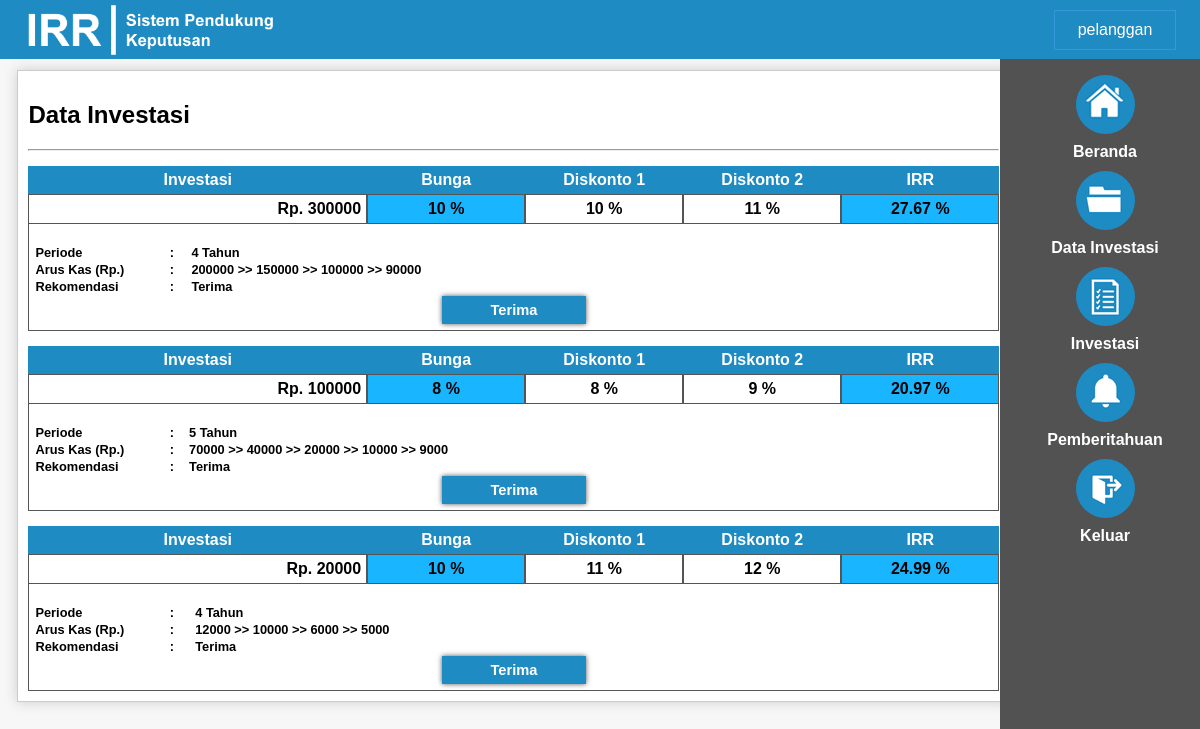
The app's page /?page=dat (signed in) with its own data.
### tables this page shows
CREATE TABLE IF NOT EXISTS `tbl_user` (
  `id_user` int(5) NOT NULL AUTO_INCREMENT,
  `username` varchar(20) NOT NULL,
  `password` varchar(50) NOT NULL,
  `fname` varchar(25) NOT NULL,
  `lname` varchar(25) NOT NULL,
  `address` varchar(35) NOT NULL,
  `email` varchar(40) NOT NULL,
  `phone` varchar(15) NOT NULL,
  `fb` varchar(25) NOT NULL,
  `twitter` varchar(25) NOT NULL,
  `level` enum('admin','eksekutif') NOT NULL DEFAULT 'eksekutif',
  PRIMARY KEY (`id_user`)
);

CREATE TABLE IF NOT EXISTS `tbl_inv` (
  `id_inv` int(5) NOT NULL AUTO_INCREMENT,
  `inves` bigint(20) NOT NULL,
  `bunga` int(11) NOT NULL,
  `df1` int(11) NOT NULL,
  `df2` int(11) NOT NULL,
  `irr` double NOT NULL,
  `periode` varchar(30) NOT NULL,
  `kas` varchar(150) NOT NULL,
  `jml_periode` int(5) NOT NULL,
  `rekomen` varchar(10) NOT NULL,
  `yn` enum('y','n') NOT NULL DEFAULT 'n',
  PRIMARY KEY (`id_inv`)
);

### index.php (called while the page is built, shortened)
<?php
$index = new index();
$index->lvl();
?>

### eksekutif/data.php (the view, shortened to what this page needs)
<link rel="stylesheet" href="css/data.css"  type="text/css" />
<link rel="stylesheet" href="css/flash.css"  type="text/css" />
<h2>Data Investasi</h2>
<hr />
<?php
$query = mysql_query("SELECT * FROM tbl_inv WHERE yn='n' ORDER BY id_inv DESC");
$jumlah = mysql_num_rows($query);
if (!empty($jumlah)){
	while($d = mysql_fetch_array($query)){
?>
	<table border="0" cellpadding="5" cellspacing="0">
	<thead>
		<tr>
			<td>Investasi</td>
			<td>Bunga</td>
			<td>Diskonto 1</td>
			<td>Diskonto 2</td>
			<td>IRR</td>
		</tr>
	</thead>
	<tbody>
		<tr>
			<td class="inves"><? echo 'Rp. '.$d['inves'];?></td>
			<td class="bung1"><? echo $d['bunga'].' &#37;';?></td>
			<td class="bung"><? echo $d['df1'].' &#37;';?></td>
			<td class="bung"><? echo $d['df2'].' &#37;';?></td>
			<td class="bung1"><? echo $d['irr'].' &#37;';?></td>
		</tr>
		<tr>
			<td colspan="5" class="sub-tabel">
				<table border="0" cellspacing="0">
				<tr class="per">
					<td class="per-contain">Periode</td>
					<td>:</td>
					<td><? echo $d['jml_periode'].' Tahun';?></td>
				</tr>
				<tr class="per">
					<td class="per-contain">Arus Kas (Rp.)</td>
					<td>:</td>
					<td><? echo $d['kas'];?></td>
				</tr>
				<tr class="per">
					<td class="per-contain">Rekomendasi</td>
					<td>:</td>
					<td><? echo $d['rekomen'];?></td>
				</tr>
				<tr>
					<td colspan="3" class="bung2" align="center">
						<button><a href="eksekutif/terima.php/?p=<? echo $d['id_inv'];?>&u=<? echo $data['id_user'];?>">Terima</a></button>
					</td>
				</tr>
				</table>
			</td>
		</tr>
	</tbody>
	</table>
<?php
	}
} else {
	die("TIDAK ADA DATA INVESTASI");
}
?>

### eksekutif/index.php (shortened to what this page needs)
<!DOCTYPE html>
<html>
<head>
	<link rel="stylesheet" href="css/dashboard.css"  type="text/css" />
	<link rel="stylesheet" href="css/pop.css" type="text/css" />
	<link rel="stylesheet" href="css/tootip.css"  type="text/css" />
</head>
<body>
<?php
$username = $_SESSION['username'];
$query = mysql_query("SELECT * FROM tbl_user WHERE username='$username'");
$data = mysql_fetch_array($query);
?>
<div class="header">
	<img class="logo" src="img/logo.png">
	<div class="user">
	<a href="#popup"><?php echo $data['username'];?></a>
	</div>
</div>
<div class="menu">
<ul>
	<a href="./" ><li><img src="img/beranda.png"><br/>Beranda</li></a>
	<a href="?page=dat"><li><img src="img/data.png"><br/>Data Investasi</a></li>
	<a href="?page=inv"><li><img src="img/investasi.png"><br/>Investasi</a></li>
	<a href="?page=notif"><li><img src="img/notif.png"><br/>Pemberitahuan</a></li>
	<a href="login/logout.php"><li><img src="img/keluar.png"><br/>Keluar</a></li>
</ul>
</div>
<div class="container">
<?php
$page	= isset($_GET['page']) ? $_GET['page'] : "";
if($page=="") {
	include "welcome.php";
} else if($page=="dat") {
	include "data.php";
} else if($page=="inv") {
	include "inv.php";
} else if($page=="notif") {
	include "notif.php";
}
?>
</div>
</body>
</html>

### css/dashboard.css (style rules this page uses)
html { font-family:Arial, Tahoma; background:#f7f7f7; }
.header { background-color:#1e8bc3; z-index:1; position:fixed; top:0px; left:0px; right:0px; }
.logo { margin:5px 0 0 2%; width:250px; height:50px; }
.user { border:1px solid #3498db; text-align:center; margin:10px 2% 0 0; padding:10px; float:right; width:100px; }
.user a { text-decoration:none; color:#fff; }
.menu { position:fixed; top:40px;right:0px;bottom:0px; background-color:#525252; width:14%; }
.menu a { text-decoration:none; display:block; }
.menu ul { list-style:none; margin-top:25px; }
.menu ul li { border:none; margin:0 0 0 -40px; -webkit-transition:margin 0.5s; -moz-transition:margin 0.5s; }
.menu ul a { color:#fff; font-weight:bold; margin-left:10px; text-align:center; }
.menu ul li img { margin:10px 0 5px 0px; border-radius:30px; }
.container { background:#fff; border:1px solid #ccc; box-shadow: 0 0 12px #ccc; margin: 70px 1% 5px 0.8%; width:82%; padding:10px; animation-name:jalan; animation-duration:0.5s; animation-delay:0s; animation-timing-function:linear; animation-direction:alternate; }
@media screen and (min-width:1124px) { .menu { width:200px; } }
@media screen and (min-width:1124px) { .container { width:82%; } }

### css/data.css (style rules this page uses)
table { width:100%; margin-top:15px; }
table thead { background:#1e8bc3; color:#fff; font-weight:bold; text-align:center; }
.inves { width:30%; text-align:right; font-weight:bold; border:1px solid #555; font-size:1.0em; }
.bung { width:14%; text-align:center; font-weight:bold; border:1px solid #555; font-size:1.0em; }
.bung1 { width:14%; text-align:center; font-weight:bold; border:1px solid #555; background:#19b5fe; font-size:1.0em; }
.sub-tabel { border:1px solid #555; border-top:none; }
.per { text-align:left; font-weight:bold; font-size:0.8em; }
.per-contain { width:14%; }
.bung2 button { background:#1e8bc3; border:1px solid #1e8bc3; padding:5px; width:15%; box-shadow:0 0 5px #555; -webkit-transition:border 0.5s; -moz-transition:border 0.5s; -webkit-transition:box-shadow 0.3s; -moz-transition:boxshadow 0.3s; }
.bung2 button a { text-decoration:none; color:#fff; font-weight:bold; font-size:1.1em; }

### records on screen
tbl_user: username "pelanggan"
tbl_inv: inves "300000", bunga "10", df1 "10", df2 "11", irr "27.67", jml_periode "4", kas "200000 >> 150000 >> 100000 >> 90000", rekomen "Terima"
tbl_inv: inves "100000", bunga "8", df1 "8", df2 "9", irr "20.97", jml_periode "5", kas "70000 >> 40000 >> 20000 >> 10000 >> 9000", rekomen "Terima"
tbl_inv: inves "20000", bunga "10", df1 "11", df2 "12", irr "24.99", jml_periode "4", kas "12000 >> 10000 >> 6000 >> 5000", rekomen "Terima"
